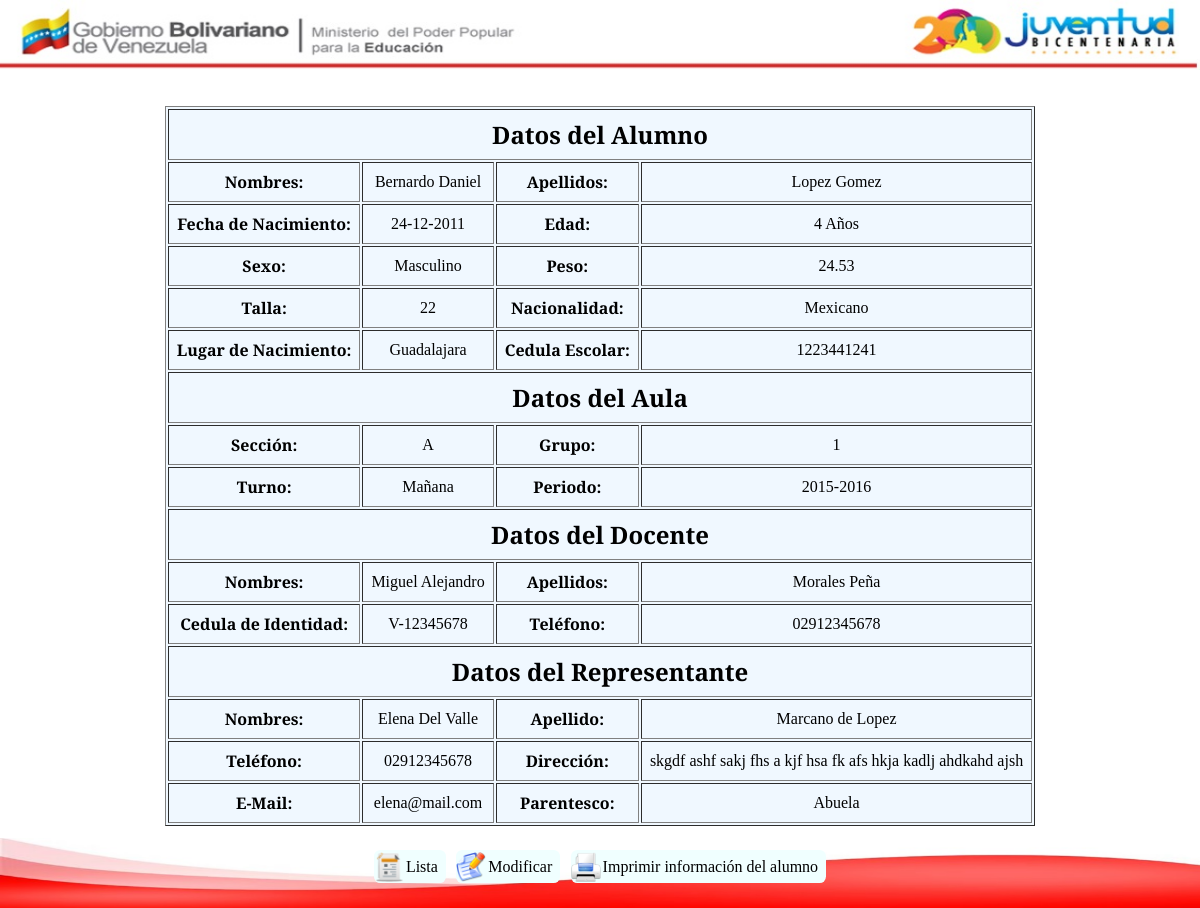
/admin/alumnos/perfil.php?id=2 (signed in), run on the app's committed database.
### tables this page shows
CREATE TABLE IF NOT EXISTS `alumnos` (
  `id` int(11) NOT NULL,
  `nombres` varchar(50) NOT NULL,
  `apellidos` varchar(50) NOT NULL,
  `fenac` date NOT NULL,
  `sexo` varchar(20) NOT NULL,
  `peso` float NOT NULL,
  `talla` int(2) NOT NULL,
  `nac` varchar(50) NOT NULL,
  `lugarnac` varchar(50) NOT NULL,
  `feins` date NOT NULL,
  `cedula` varchar(10) NOT NULL,
  `aula` int(11) NOT NULL,
  `nom_rp` varchar(50) NOT NULL,
  `ape_rp` varchar(50) NOT NULL,
  `tlf` varchar(11) NOT NULL,
  `dir` varchar(200) NOT NULL,
  `email` varchar(50) NOT NULL,
  `parent` varchar(20) NOT NULL
);

CREATE TABLE IF NOT EXISTS `aulas` (
  `id` int(11) NOT NULL,
  `seccion` varchar(50) NOT NULL,
  `grupo` int(2) NOT NULL,
  `turno` varchar(20) NOT NULL,
  `dct` int(11) NOT NULL,
  `desde` year(4) NOT NULL,
  `hasta` year(4) NOT NULL
);

CREATE TABLE IF NOT EXISTS `docentes` (
  `id` int(11) NOT NULL,
  `nombres` varchar(50) NOT NULL,
  `apellidos` varchar(50) NOT NULL,
  `cedula` varchar(10) NOT NULL,
  `nac` varchar(1) NOT NULL,
  `tlf` varchar(11) NOT NULL
);

### sql/Crud.php (called while the page is built, shortened)
<?php
class Crud{
	public $select;
	public $from;
	public $condition;
	public function Read()
	{
		$model = new Conexion();
		$conexion = $model->conectar();
		$select = $this->select;
		$from = $this->from;
		$condition = $this->condition;
		if ($condition != '')
		{
			$condition = " WHERE ".$condition;
		}
		$sql = "SELECT $select FROM $from $condition";
		$consulta = $conexion->prepare($sql);
		$consulta->execute();
		while ($filas = $consulta->fetch())
		{
			$this->rows[] = $filas;
		}
	}
}
 ?>

### sql/Funciones.php (called while the page is built, shortened)
<?php
function CalculaEdad($fecha)
{
    list($Y,$m,$d) = explode("-",$fecha);
    return( date("md") < $m.$d ? date("Y")-$Y-1 : date("Y")-$Y );
}
function nmb_dct($identificador)
{
	$model = new Crud;
	$model->select = "nombres";
	$model->from = "docentes";
	$model->condition = "id=$identificador";
	$model->Read();
	$filas = $model->rows;
	foreach ($filas as $fila)
	{
		$nombres = $fila['nombres'];
	}
	return $nombres;
}
function ape_dct($identificador)
{
	$model = new Crud;
	$model->select = "apellidos";
	$model->from = "docentes";
	$model->condition = "id=$identificador";
	$model->Read();
	$filas = $model->rows;
	foreach ($filas as $fila)
	{
		$apellidos = $fila['apellidos'];
	}
	return $apellidos;
}
function nac_dct($identificador)
{
	$model = new Crud;
	$model->select = "nac";
	$model->from = "docentes";
	$model->condition = "id=$identificador";
	$model->Read();
	$filas = $model->rows;
	foreach ($filas as $fila)
	{
		$nac = $fila['nac'];
	}
	return $nac;
}
function ced_dct($identificador)
{
	$model = new Crud;
	$model->select = "cedula";
	$model->from = "docentes";
	$model->condition = "id=$identificador";
	$model->Read();
	$filas = $model->rows;
	foreach ($filas as $fila)
	{
		$cedula = $fila['cedula'];
	}
	return $cedula;
}
function tlf_dct($identificador)
{
	$model = new Crud;
	$model->select = "tlf";
	$model->from = "docentes";
	$model->condition = "id=$identificador";
	$model->Read();
	$filas = $model->rows;
	foreach ($filas as $fila)
	{
		$tlf = $fila['tlf'];
	}
	return $tlf;
}
function seccion($identificador)
{
	$model = new Crud;
	$model->select = "seccion";
	$model->from = "aulas";
	$model->condition = "id=$identificador";
	$model->Read();
	$filas = $model->rows;
	foreach ($filas as $fila)
	{
		$seccion = $fila['seccion'];
	}
	return $seccion;
}
function grupo($identificador)
{
	$model = new Crud;
	$model->select = "grupo";
	$model->from = "aulas";
	$model->condition = "id=$identificador";
	$model->Read();
	$filas = $model->rows;
	foreach ($filas as $fila)
	{
		$grupo = $fila['grupo'];
	}
	return $grupo;
}
function turno($identificador)
{
	$model = new Crud;
	$model->select = "turno";
	$model->from = "aulas";
	$model->condition = "id=$identificador";
	$model->Read();
	$filas = $model->rows;
	foreach ($filas as $fila)
	{
		$turno = $fila['turno'];
	}
	return $turno;
}
function desde($identificador)
{
	$model = new Crud;
	$model->select = "desde";
	$model->from = "aulas";
	$model->condition = "id=$identificador";
	$model->Read();
	$filas = $model->rows;
	foreach ($filas as $fila)
	{
		$desde = $fila['desde'];
	}
	return $desde;
}
function hasta($identificador)
{
	$model = new Crud;
	$model->select = "hasta";
	$model->from = "aulas";
	$model->condition = "id=$identificador";
	$model->Read();
	$filas = $model->rows;
	foreach ($filas as $fila)
	{
		$hasta = $fila['hasta'];
	}
	return $hasta;
}
?>

### sql/alumnos/Perfil.php (called while the page is built, shortened)
<?php
if (isset($_GET['id']))
{
	$id = htmlspecialchars($_GET['id']);
	$model = new Crud;
	$model->select = "*";
	$model->from = "alumnos";
	$model->condition = "id=$id";
	$model->Read();
	$alumnos = $model->rows;
	foreach ($alumnos as $alum)
	{
	  $fenac = $alum['fenac'];
	  $sexo = $alum['sexo'];
	  $peso = $alum['peso'];
	  $talla = $alum['talla'];
	  $lugarnac = $alum['lugarnac'];
	  $aula = $alum['aula'];
	  $seccion = seccion($aula);
	  $grupo = grupo($aula);
	  $turno = turno($aula);
	  $dct = dct($aula);
	  $desde = desde($aula);
	  $hasta = hasta($aula);
	  $nmb_dct = nmb_dct($dct);
	  $ape_dct = ape_dct($dct);
	  $nac_dct = nac_dct($dct);
	  $ced_dct = ced_dct($dct);
	  $tlf_dct = tlf_dct($dct);
	  $nom_rp = $alum['nom_rp'];
	  $ape_rp = $alum['ape_rp'];
	  $tlf = $alum['tlf'];
	  $dir = $alum['dir'];
	  $email = $alum['email'];
	  $parent = $alum['parent'];
	}
}
?>

### admin/alumnos/perfil.php (the view, shortened to what this page needs)
<?php
require '../../sql/Crud.php';
require '../../sql/Funciones.php';
require '../../sql/alumnos/Perfil.php';
require '../../templates/admin/meta.php';
?>
<?php
require '../../templates/plugins.php';
require '../../templates/admin/header.php';
?>
<div class="perfil">
	<table class="list" border="1">
		<tr>
			<td colspan="4" style="text-align:center;">
				<h2>Datos del Alumno</h2>
			</td>
		</tr>
		<tr>
			<td><b>Nombres:</b></td>
			<td><?php echo $nombres; ?></td>
			<td><b>Apellidos:</b></td>
			<td><?php echo $apellidos; ?></td>
		</tr>
		<tr>
			<td><b>Fecha de Nacimiento:</b></td>
			<td><?php echo date("d-m-Y", strtotime($fenac)); ?></td>
			<td><b>Edad:</b></td>
			<td><?php echo CalculaEdad($fenac); ?> Años</td>
		</tr>
		<tr>
			<td><b>Sexo:</b></td>
			<td><?php echo $sexo; ?></td>
			<td><b>Peso:</b></td>
			<td><?php echo $peso; ?></td>
		</tr>
		<tr>
			<td><b>Talla:</b></td>
			<td><?php echo $talla; ?></td>
			<td><b>Nacionalidad:</b></td>
			<td><?php echo $nac; ?></td>
		</tr>
		<tr>
			<td><b>Lugar de Nacimiento:</b></td>
			<td><?php echo $lugarnac; ?></td>
			<td><b>Cedula Escolar:</b></td>
			<td><?php echo $cedula; ?></td>
		</tr>
		<tr>
			<td colspan="4" style="text-align:center;">
				<h2>Datos del Aula</h2>
			</td>
		</tr>
		<tr>
			<td><b>Sección:</b></td>
			<td><?php echo $seccion; ?></td>
			<td><b>Grupo:</b></td>
			<td><?php echo $grupo; ?></td>
		</tr>
		<tr>
			<td><b>Turno:</b></td>
			<td><?php echo $turno; ?></td>
			<td><b>Periodo:</b></td>
			<td><?php echo $desde; ?>-<?php echo $hasta; ?></td>
		</tr>
		<tr>
			<td colspan="4" style="text-align:center;">
				<h2>Datos del Docente</h2>
			</td>
		</tr>
		<tr>
			<td><b>Nombres:</b></td>
			<td><?php echo $nmb_dct; ?></td>
			<td><b>Apellidos:</b></td>
			<td><?php echo $ape_dct; ?></td>
		</tr>
		<tr>
			<td><b>Cedula de Identidad:</b></td>
			<td><?php echo $nac_dct; ?>-<?php echo $ced_dct; ?></td>
			<td><b>Teléfono:</b></td>
			<td><?php echo $tlf_dct; ?></td>
		</tr>
		<tr>
			<td colspan="4" style="text-align:center;">
				<h2>Datos del Representante</h2>
			</td>
		</tr>
		<tr>
			<td><b>Nombres:</b></td>
			<td><?php echo $nom_rp; ?></td>
			<td><b>Apellido:</b></td>
			<td><?php echo $ape_rp; ?></td>
		</tr>
		<tr>
			<td><b>Teléfono:</b></td>
			<td><?php echo $tlf; ?></td>
			<td style="max-width:200px;"><b>Dirección:</b></td>
			<td><?php echo $dir; ?></td>
		</tr>
		<tr>
			<td><b>E-Mail:</b></td>
			<td><?php echo $email; ?></td>
			<td><b>Parentesco:</b></td>
			<td><?php echo $parent; ?></td>
		</tr>
	</table>
	<div class="options">
		<a href="index.php" class="reportes"><span>Lista</span></a>
		<?php if ($tipo_admin == "Administrador" || $tipo_admin == "Operador"): ?>
		<a href="editar.php?id=<?php echo $id; ?>" class="write"><span>Modificar</span></a>
		<?php endif; ?>
		<a href="reporte-nuevo.php?cedula=<?php echo $cedula; ?>" target="_blank" class="imprimir"><span>Imprimir información del alumno</span></a>
	</div>
</div>
<?php require '../../templates/admin/footer.php'; ?>

### css/style.css (style rules this page uses)
* { margin: 0; padding: 0; font-family: 'Bitter', serif; }
.reportes { background-image: url(../img/reportes.png); }
.write { background-image: url(../img/write.png); }
table { margin: auto; width: auto; }
.list { margin-top: 2em; background-color: aliceblue; }
.list td, th { padding: 0.5em; text-align: center; }
.options { margin: 1em auto; padding: 1em; width: auto; text-align: center; }
.options a { transition: all 0.5s; margin: 0.2em; text-decoration: none; padding: 0.5em; background-color: azure; background-position: left; background-repeat: no-repeat; background-size: 30px; color: black; border-radius: 0.4em; }
.imprimir { background-image: url(../img/imprimir.png); }
.options a span { margin-left: 1.5em; }

### data on the page
alumnos: fenac "24-12-2011", fenac "4", sexo "Masculino", peso "24.53", talla "22", lugarnac "Guadalajara", aula.seccion "A", aula "1", aula.turno "Mañana", aula.desde "2015", aula.hasta "2016", aula.nombres "Miguel Alejandro", aula.apellidos "Morales Peña", aula.nac "V", aula.cedula "12345678", aula.tlf "02912345678", nom_rp "Elena Del Valle", ape_rp "Marcano de Lopez", tlf "02912345678", dir "skgdf ashf sakj fhs a kjf hsa fk afs hkja kadlj ahdkahd ajsh", email "elena@mail.com", parent "Abuela"

### other printed values
$nombres "Bernardo Daniel"
$apellidos "Lopez Gomez"
$nac "Mexicano"
$cedula "1223441241"
